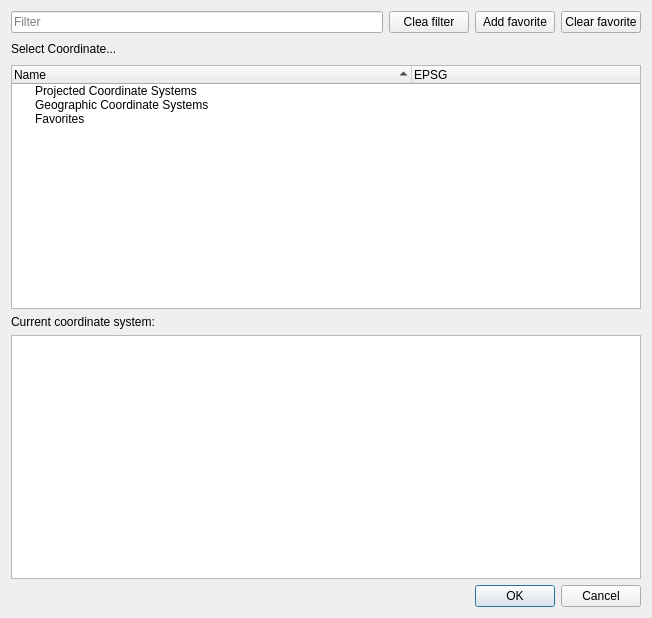
<?xml version="1.0" encoding="UTF-8"?>
<ui version="4.0">
 <class>SpatialReferenceTool</class>
 <widget class="QDialog" name="SpatialReferenceTool">
  <property name="geometry">
   <rect>
    <x>0</x>
    <y>0</y>
    <width>652</width>
    <height>618</height>
   </rect>
  </property>
  <property name="windowTitle">
   <string>Spatial Reference System</string>
  </property>
  <layout class="QVBoxLayout" name="verticalLayout">
   <item>
    <layout class="QHBoxLayout" name="horizontalLayout">
     <item>
      <widget class="QLineEdit" name="lineEdit_filter">
       <property name="placeholderText">
        <string>Filter</string>
       </property>
      </widget>
     </item>
     <item>
      <widget class="QPushButton" name="pushButton_clearFilter">
       <property name="text">
        <string>Clea filter</string>
       </property>
      </widget>
     </item>
     <item>
      <widget class="QPushButton" name="pushButton">
       <property name="text">
        <string>Add favorite</string>
       </property>
      </widget>
     </item>
     <item>
      <widget class="QPushButton" name="pushButton_clearFavorite">
       <property name="text">
        <string>Clear favorite</string>
       </property>
      </widget>
     </item>
    </layout>
   </item>
   <item>
    <layout class="QHBoxLayout" name="horizontalLayout_2">
     <item>
      <widget class="QLabel" name="label">
       <property name="text">
        <string>Select Coordinate...</string>
       </property>
      </widget>
     </item>
     <item>
      <spacer name="horizontalSpacer_3">
       <property name="orientation">
        <enum>Qt::Horizontal</enum>
       </property>
       <property name="sizeHint" stdset="0">
        <size>
         <width>40</width>
         <height>20</height>
        </size>
       </property>
      </spacer>
     </item>
    </layout>
   </item>
   <item>
    <widget class="QTreeWidget" name="treeWidget_XYCoord">
     <property name="editTriggers">
      <set>QAbstractItemView::NoEditTriggers</set>
     </property>
     <property name="sortingEnabled">
      <bool>true</bool>
     </property>
     <property name="headerHidden">
      <bool>false</bool>
     </property>
     <attribute name="headerVisible">
      <bool>true</bool>
     </attribute>
     <attribute name="headerDefaultSectionSize">
      <number>400</number>
     </attribute>
     <column>
      <property name="text">
       <string>Name</string>
      </property>
     </column>
     <column>
      <property name="text">
       <string>EPSG</string>
      </property>
     </column>
     <item>
      <property name="text">
       <string>Projected Coordinate Systems</string>
      </property>
     </item>
     <item>
      <property name="text">
       <string>Geographic Coordinate Systems</string>
      </property>
     </item>
     <item>
      <property name="text">
       <string>Favorites</string>
      </property>
     </item>
    </widget>
   </item>
   <item>
    <widget class="QLabel" name="label_2">
     <property name="text">
      <string>Current coordinate system:</string>
     </property>
    </widget>
   </item>
   <item>
    <widget class="QPlainTextEdit" name="plainTextEdit_curCoord">
     <property name="readOnly">
      <bool>false</bool>
     </property>
    </widget>
   </item>
   <item>
    <layout class="QHBoxLayout" name="horizontalLayout_3">
     <item>
      <spacer name="horizontalSpacer">
       <property name="orientation">
        <enum>Qt::Horizontal</enum>
       </property>
       <property name="sizeHint" stdset="0">
        <size>
         <width>420</width>
         <height>20</height>
        </size>
       </property>
      </spacer>
     </item>
     <item>
      <widget class="QDialogButtonBox" name="buttonBox">
       <property name="standardButtons">
        <set>QDialogButtonBox::Cancel|QDialogButtonBox::Ok</set>
       </property>
      </widget>
     </item>
    </layout>
   </item>
  </layout>
 </widget>
 <layoutdefault spacing="6" margin="11"/>
 <tabstops>
  <tabstop>lineEdit_filter</tabstop>
  <tabstop>pushButton</tabstop>
  <tabstop>treeWidget_XYCoord</tabstop>
  <tabstop>plainTextEdit_curCoord</tabstop>
 </tabstops>
 <resources/>
 <connections>
  <connection>
   <sender>buttonBox</sender>
   <signal>accepted()</signal>
   <receiver>SpatialReferenceTool</receiver>
   <slot>accept()</slot>
   <hints>
    <hint type="sourcelabel">
     <x>500</x>
     <y>593</y>
    </hint>
    <hint type="destinationlabel">
     <x>326</x>
     <y>617</y>
    </hint>
   </hints>
  </connection>
  <connection>
   <sender>buttonBox</sender>
   <signal>rejected()</signal>
   <receiver>SpatialReferenceTool</receiver>
   <slot>reject()</slot>
   <hints>
    <hint type="sourcelabel">
     <x>584</x>
     <y>600</y>
    </hint>
    <hint type="destinationlabel">
     <x>504</x>
     <y>617</y>
    </hint>
   </hints>
  </connection>
  <connection>
   <sender>treeWidget_XYCoord</sender>
   <signal>clicked(QModelIndex)</signal>
   <receiver>SpatialReferenceTool</receiver>
   <slot>onItemClicked(QModelIndex)</slot>
   <hints>
    <hint type="sourcelabel">
     <x>75</x>
     <y>202</y>
    </hint>
    <hint type="destinationlabel">
     <x>0</x>
     <y>221</y>
    </hint>
   </hints>
  </connection>
  <connection>
   <sender>pushButton</sender>
   <signal>clicked()</signal>
   <receiver>SpatialReferenceTool</receiver>
   <slot>onAddFavorite()</slot>
   <hints>
    <hint type="sourcelabel">
     <x>467</x>
     <y>32</y>
    </hint>
    <hint type="destinationlabel">
     <x>598</x>
     <y>47</y>
    </hint>
   </hints>
  </connection>
  <connection>
   <sender>lineEdit_filter</sender>
   <signal>textChanged(QString)</signal>
   <receiver>SpatialReferenceTool</receiver>
   <slot>onFilter()</slot>
   <hints>
    <hint type="sourcelabel">
     <x>295</x>
     <y>24</y>
    </hint>
    <hint type="destinationlabel">
     <x>301</x>
     <y>46</y>
    </hint>
   </hints>
  </connection>
  <connection>
   <sender>pushButton_clearFilter</sender>
   <signal>clicked()</signal>
   <receiver>SpatialReferenceTool</receiver>
   <slot>onClearFilter()</slot>
   <hints>
    <hint type="sourcelabel">
     <x>347</x>
     <y>29</y>
    </hint>
    <hint type="destinationlabel">
     <x>483</x>
     <y>51</y>
    </hint>
   </hints>
  </connection>
  <connection>
   <sender>pushButton_clearFavorite</sender>
   <signal>clicked()</signal>
   <receiver>SpatialReferenceTool</receiver>
   <slot>onClearFavorite()</slot>
   <hints>
    <hint type="sourcelabel">
     <x>608</x>
     <y>24</y>
    </hint>
    <hint type="destinationlabel">
     <x>677</x>
     <y>32</y>
    </hint>
   </hints>
  </connection>
 </connections>
 <slots>
  <slot>onItemClicked(QModelIndex)</slot>
  <slot>onAddFavorite()</slot>
  <slot>onFilter()</slot>
  <slot>onClearFilter()</slot>
  <slot>onClearFavorite()</slot>
 </slots>
</ui>
